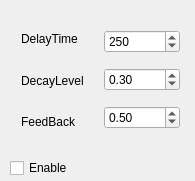
<?xml version="1.0" encoding="UTF-8"?>
<ui version="4.0">
 <class>ReverbUI</class>
 <widget class="QWidget" name="ReverbUI">
  <property name="geometry">
   <rect>
    <x>0</x>
    <y>0</y>
    <width>195</width>
    <height>181</height>
   </rect>
  </property>
  <property name="windowTitle">
   <string>ReverbUI</string>
  </property>
  <widget class="QCheckBox" name="m_Enable">
   <property name="geometry">
    <rect>
     <x>10</x>
     <y>160</y>
     <width>75</width>
     <height>16</height>
    </rect>
   </property>
   <property name="text">
    <string>Enable</string>
   </property>
  </widget>
  <widget class="QWidget" name="layoutWidget">
   <property name="geometry">
    <rect>
     <x>10</x>
     <y>10</y>
     <width>181</width>
     <height>141</height>
    </rect>
   </property>
   <layout class="QHBoxLayout" name="horizontalLayout">
    <item>
     <layout class="QVBoxLayout" name="verticalLayout">
      <item>
       <widget class="QLabel" name="label">
        <property name="text">
         <string>DelayTime</string>
        </property>
       </widget>
      </item>
      <item>
       <widget class="QLabel" name="label_2">
        <property name="text">
         <string>DecayLevel</string>
        </property>
       </widget>
      </item>
      <item>
       <widget class="QLabel" name="label_3">
        <property name="text">
         <string>FeedBack</string>
        </property>
       </widget>
      </item>
     </layout>
    </item>
    <item>
     <layout class="QVBoxLayout" name="verticalLayout_2">
      <item>
       <widget class="QSpinBox" name="m_DelayTime">
        <property name="minimum">
         <number>50</number>
        </property>
        <property name="maximum">
         <number>2000</number>
        </property>
        <property name="singleStep">
         <number>25</number>
        </property>
        <property name="value">
         <number>250</number>
        </property>
       </widget>
      </item>
      <item>
       <widget class="QDoubleSpinBox" name="m_DecayLevel">
        <property name="maximum">
         <double>1.000000000000000</double>
        </property>
        <property name="singleStep">
         <double>0.005000000000000</double>
        </property>
        <property name="value">
         <double>0.300000000000000</double>
        </property>
       </widget>
      </item>
      <item>
       <widget class="QDoubleSpinBox" name="m_FeedBack">
        <property name="maximum">
         <double>1.000000000000000</double>
        </property>
        <property name="singleStep">
         <double>0.050000000000000</double>
        </property>
        <property name="value">
         <double>0.500000000000000</double>
        </property>
       </widget>
      </item>
     </layout>
    </item>
   </layout>
  </widget>
 </widget>
 <layoutdefault spacing="6" margin="11"/>
 <resources/>
 <connections/>
</ui>
